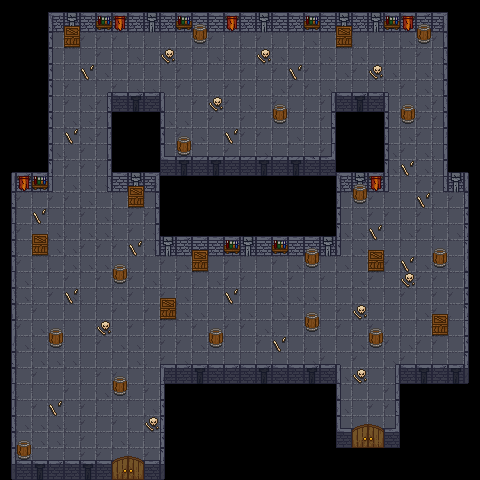

A 2D game scene composited from a Tiled map and its tileset images. What follows is a short description and the map's XML, with each tile layer's data collapsed to a summary:
An orthogonal 30x30 tile map with 16x16 px tiles, 4 tile layers (Tile Layer 2, Tile Layer 1, Tile Layer 3, Tile Layer 4), 4 tilesets and 49 objects.

<map version="1.10" tiledversion="1.10.2" orientation="orthogonal" renderorder="right-down" width="30" height="30" tilewidth="16" tileheight="16" infinite="0" nextlayerid="6" nextobjectid="53">
 <tileset firstgid="1" source="Walls.tsx" />
 <tileset firstgid="118" source="Floor.tsx" />
 <tileset firstgid="122" source="Decor.tsx" />
 <tileset firstgid="203" source="DoubleDoor.tsx" />
 <layer id="2" name="Tile Layer 2" width="30" height="30">
  <data>[900 cells, 126 non-empty, 7 distinct tile ids]</data>
 </layer>
 <layer id="1" name="Tile Layer 1" width="30" height="30">
  <data>[900 cells, 700 non-empty, 34 distinct tile ids]</data>
 </layer>
 <layer id="3" name="Tile Layer 3" width="30" height="30">
  <data>[900 cells, 24 non-empty, 8 distinct tile ids]</data>
 </layer>
 <layer id="4" name="Tile Layer 4" width="30" height="30">
  <data>[900 cells, 81 non-empty, 8 distinct tile ids]</data>
 </layer>
 <objectgroup id="5" name="Object Layer 1">
  <object id="2" x="11" y="176" width="3" height="288" />
  <object id="3" x="14" y="460" width="151" height="4" />
  <object id="5" x="162" y="364" width="3" height="96" />
  <object id="6" x="165" y="364" width="174" height="4" />
  <object id="7" x="337" y="368" width="2" height="64" />
  <object id="8" x="339" y="428" width="61" height="4" />
  <object id="9" x="397" y="364" width="3" height="64" />
  <object id="10" x="400" y="364" width="69" height="4" />
  <object id="11" x="466" y="172" width="3" height="192" />
  <object id="12" x="445" y="172" width="21" height="4" />
  <object id="13" x="445" y="12" width="3" height="160" />
  <object id="14" x="48" y="12" width="400" height="4" />
  <object id="15" x="48" y="16" width="3" height="160" />
  <object id="16" x="11" y="172" width="37" height="4" />
  <object id="17" x="109" y="92" width="3" height="84" />
  <object id="18" x="112" y="172" width="48" height="4" />
  <object id="19" x="157" y="176" width="3" height="64" />
  <object id="20" x="160" y="236" width="176" height="4" />
  <object id="21" x="336" y="172" width="4" height="68" />
  <object id="22" x="336" y="172" width="48" height="4" />
  <object id="23" x="384" y="92" width="3" height="84" />
  <object id="24" x="333" y="92" width="54" height="4" />
  <object id="25" x="333" y="96" width="3" height="64" />
  <object id="26" x="160" y="156" width="173" height="4" />
  <object id="28" x="160" y="92" width="3" height="64" />
  <object id="29" x="112" y="92" width="48" height="4" />
  <object id="30" x="19" y="440" width="10" height="6" />
  <object id="31" x="115" y="376" width="10" height="6" />
  <object id="32" x="51" y="328" width="10" height="6" />
  <object id="33" x="115" y="264" width="10" height="6" />
  <object id="34" x="211" y="328" width="10" height="6" />
  <object id="35" x="307" y="312" width="10" height="6" />
  <object id="36" x="307" y="248" width="10" height="6" />
  <object id="37" x="371" y="328" width="10" height="6" />
  <object id="38" x="435" y="248" width="10" height="6" />
  <object id="39" x="355" y="184" width="10" height="6" />
  <object id="40" x="403" y="104" width="10" height="6" />
  <object id="41" x="419" y="24" width="10" height="6" />
  <object id="42" x="275" y="104" width="10" height="6" />
  <object id="43" x="179" y="136" width="10" height="6" />
  <object id="44" x="195" y="24" width="10" height="6" />
  <object id="45" x="34" y="234" width="12" height="6" />
  <object id="46" x="130" y="186" width="12" height="6" />
  <object id="47" x="162" y="298" width="12" height="6" />
  <object id="48" x="194" y="250" width="12" height="6" />
  <object id="49" x="434" y="314" width="12" height="6" />
  <object id="50" x="370" y="250" width="12" height="6" />
  <object id="51" x="338" y="26" width="12" height="6" />
  <object id="52" x="66" y="26" width="12" height="6" />
 </objectgroup>
</map>
